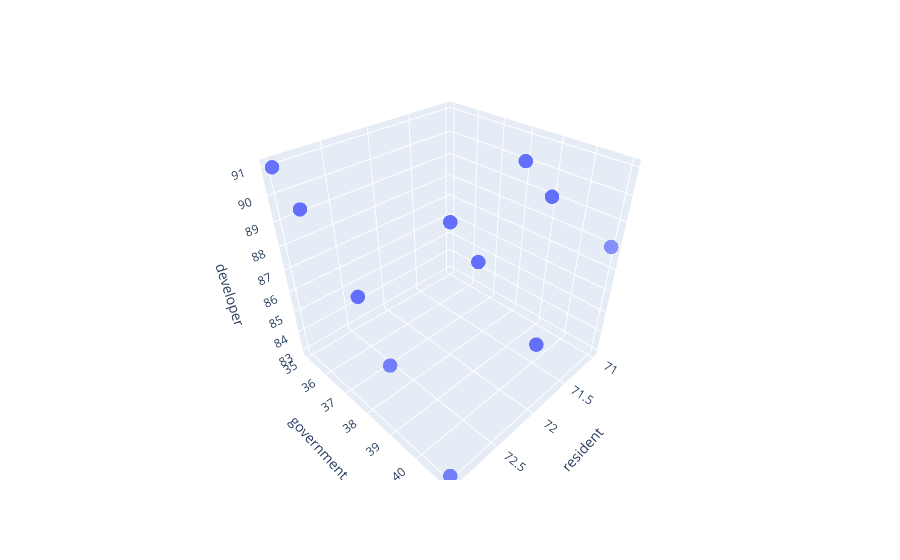

Here is the notebook cell this chart was saved with:
### Code cell
import plotly.express as px
import numpy as np

fig = px.scatter_3d(x=-1*res.F[:,0], y=-1*res.F[:,1], z=-1*res.F[:,2])

fig.update_traces(marker=dict(size=5, opacity=0.5),
                  selector=dict(mode='markers'))
fig.update_layout(
    scene=dict(
        xaxis_title = "resident",
        yaxis_title = "government",
        zaxis_title = "developer",
        aspectmode = 'cube'
    )
)

fig.show()

### Figure 1 — Plotly figure (JSON) as saved in the notebook; plotly's stock layout.template omitted (floating-point values rounded to 4 significant figures; data arrays with more than 128 entries replaced by an {"elided": "..."} marker saying what was removed)
{"data": [{"hovertemplate": "x=%{x}<br>y=%{y}<br>z=%{z}<extra></extra>", "legendgroup": "", "marker": {"color": "#636efa", "opacity": 0.5, "size": 5, "symbol": "circle"}, "mode": "markers", "name": "", "scene": "scene", "showlegend": false, "type": "scatter3d", "x": {"elided": "500 int values"}, "y": {"elided": "500 int values"}, "z": {"elided": "500 int values"}}], "layout": {"legend": {"tracegroupgap": 0}, "margin": {"t": 60}, "scene": {"aspectmode": "cube", "domain": {"x": [0, 1], "y": [0, 1]}, "xaxis": {"title": {"text": "resident"}}, "yaxis": {"title": {"text": "government"}}, "zaxis": {"title": {"text": "developer"}}}}}
